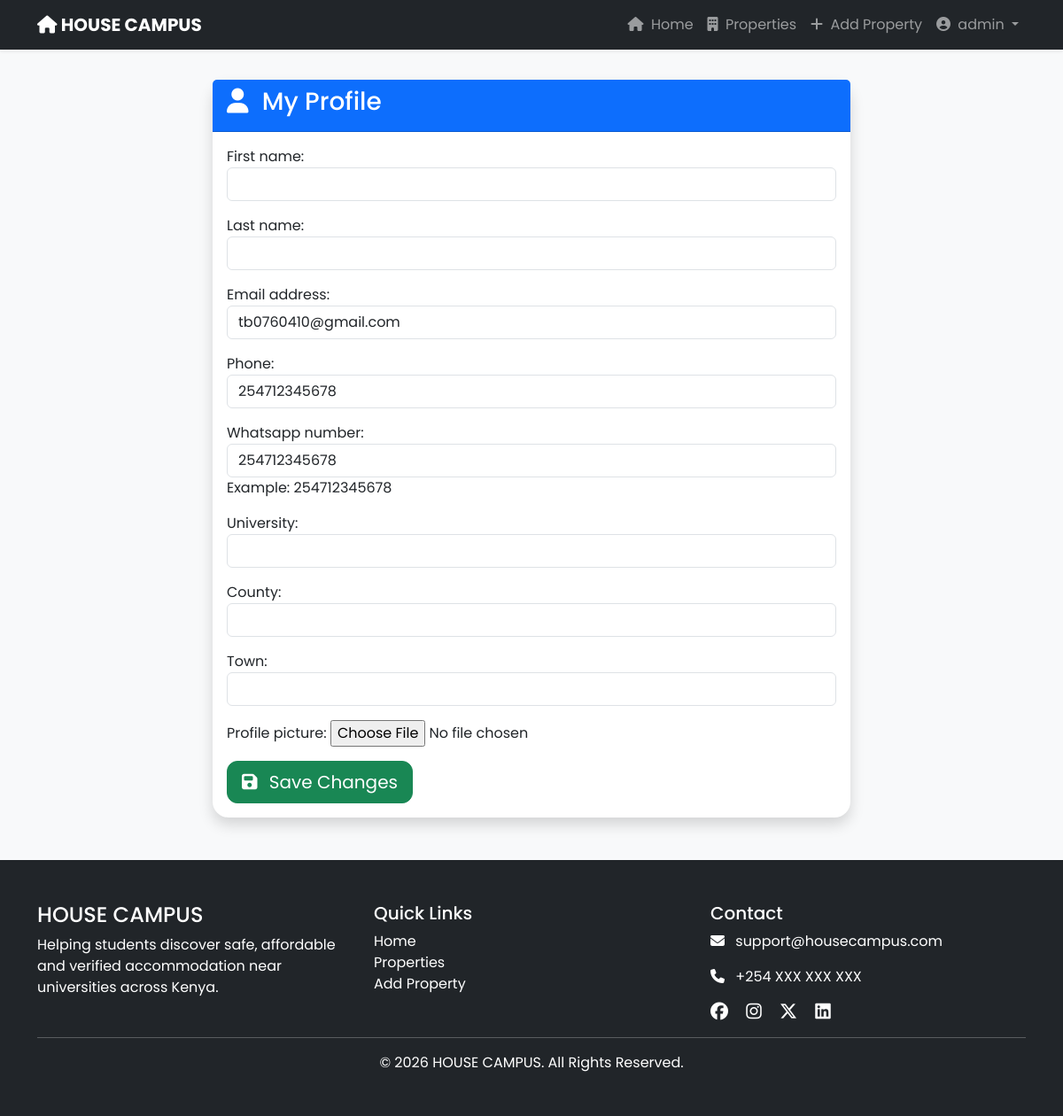
The page /accounts/profile/ (signed in) on the database its author committed.
### accounts/models.py (models this page shows, shortened)
class User(AbstractUser):
    STUDENT = "student"
    LANDLORD = "landlord"
    ADMIN = "admin"
    ROLE_CHOICES = [
        (STUDENT, "Student"),
        (LANDLORD, "Landlord"),
        (ADMIN, "Admin"),
    ]
    role = models.CharField(
        max_length=20,
        choices=ROLE_CHOICES,
        default=STUDENT
    )
    phone = models.CharField(
        max_length=20,
        blank=True
    )
    whatsapp_number = models.CharField(
        max_length=20,
        blank=True,
        null=True,
        help_text="Example: 254712345678"
    )
    university = models.CharField(
        max_length=150,
        blank=True
    )
    county = models.CharField(
        max_length=100,
        blank=True
    )
    town = models.CharField(
        max_length=100,
        blank=True
    )
    profile_picture = models.ImageField(
        upload_to="profiles/",
        blank=True,
        null=True
    )
    verified = models.BooleanField(default=False)

### accounts/views.py (the view)
@login_required
def profile(request):
    if request.method == "POST":
        form = ProfileForm(
            request.POST,
            request.FILES,
            instance=request.user
        )
        if form.is_valid():
            form.save()
            messages.success(request, "Profile updated successfully.")
            return redirect("profile")
    else:
        form = ProfileForm(instance=request.user)
    return render(
        request,
        "accounts/profile.html",
        {
            "form": form,
        },
    )

### accounts/forms.py
class ProfileForm(forms.ModelForm):
    class Meta:
        model = User
        fields = (
            "first_name",
            "last_name",
            "email",
            "phone",
            "whatsapp_number",
            "university",
            "county",
            "town",
            "profile_picture",
        )
        widgets = {
            "first_name": forms.TextInput(attrs={"class": "form-control"}),
            "last_name": forms.TextInput(attrs={"class": "form-control"}),
            "email": forms.EmailInput(attrs={"class": "form-control"}),
            "phone": forms.TextInput(attrs={"class": "form-control"}),
            "whatsapp_number": forms.TextInput(
                attrs={
                    "class": "form-control",
                    "placeholder": "254712345678",
                }
            ),
            "university": forms.TextInput(attrs={"class": "form-control"}),
            "county": forms.TextInput(attrs={"class": "form-control"}),
            "town": forms.TextInput(attrs={"class": "form-control"}),
        }

### accounts/templates/accounts/profile.html (shortened to what this page needs)
{% extends "base.html" %}
{% block content %}
<div class="container mt-5">
    <div class="row justify-content-center">
        <div class="col-lg-8">
            <div class="card shadow">
                <div class="card-header bg-primary text-white">
                    <h3>
                        <i class="fa-solid fa-user me-2"></i>
                        My Profile
                    </h3>
                </div>
                <div class="card-body">
                    <form method="POST" enctype="multipart/form-data">
                        {{ form.as_p }}
                        <button type="submit" class="btn btn-success btn-lg">
                            <i class="fa-solid fa-floppy-disk me-2"></i>
                            Save Changes
                        </button>
                    </form>
                </div>
            </div>
        </div>
    </div>
</div>
{% endblock %}

### templates/base.html (shortened to what this page needs)
{% load static %}
<!DOCTYPE html>
<html lang="en">
<head>
    <link href="https://cdn.jsdelivr.net/npm/bootstrap@5.3.7/dist/css/bootstrap.min.css"
      rel="stylesheet">
    <link rel="stylesheet"
      href="https://cdnjs.cloudflare.com/ajax/libs/font-awesome/6.7.2/css/all.min.css">
    <link rel="stylesheet" href="{% static 'css/style.css' %}">
</head>
<body>
    <nav class="navbar navbar-expand-lg navbar-dark bg-dark shadow-sm fixed-top">
        <div class="container">
            <a class="navbar-brand fw-bold" href="/">
                <i class="fa-solid fa-house"></i>
                HOUSE CAMPUS
            </a>
            <div class="collapse navbar-collapse" id="navbarNav">
                <ul class="navbar-nav ms-auto align-items-center">
                    <li class="nav-item">
                        <a class="nav-link" href="/">
                            <i class="fa-solid fa-house me-1"></i>
                            Home
                        </a>
                    </li>
                    <li class="nav-item">
                        <a class="nav-link" href="{% url 'property_list' %}">
                            <i class="fa-solid fa-building me-1"></i>
                            Properties
                        </a>
                    </li>
                    {% if user.is_authenticated %}
                    <li class="nav-item">
                        <a class="nav-link" href="{% url 'add_property' %}">
                            <i class="fa-solid fa-plus me-1"></i>
                            Add Property
                        </a>
                    </li>
                    <li class="nav-item dropdown">
                        <a class="nav-link dropdown-toggle" href="#" role="button"
                          data-bs-toggle="dropdown">
                            <i class="fa-solid fa-user-circle me-1"></i>
                            {{ user.username }}
                        </a>
                    </li>
                    {% endif %}
                </ul>
            </div>
        </div>
    </nav>
    <main style="margin-top:90px; min-height:80vh;">
        <div class="container">
            {% block content %}
            {% endblock %}
        </div>
    </main>
    <footer class="bg-dark text-white py-5 mt-5">
        <div class="container">
            <div class="row">
                <div class="col-md-4">
                    <h4>HOUSE CAMPUS</h4>
                    <p>
                        Helping students discover safe,
                        affordable and verified accommodation
                        near universities across Kenya.
                    </p>
                </div>
                <div class="col-md-4">
                    <h5>Quick Links</h5>
                    <ul class="list-unstyled">
                        <li>
                            <a class="text-white text-decoration-none" href="/">
                                Home
                            </a>
                        </li>
                        <li>
                            <a class="text-white text-decoration-none"
                              href="{% url 'property_list' %}">
                                Properties
                            </a>
                        </li>
                        <li>
                            <a class="text-white text-decoration-none"
                              href="{% url 'add_property' %}">
                                Add Property
                            </a>
                        </li>
                    </ul>
                </div>
                <div class="col-md-4">
                    <h5>Contact</h5>
                    <p>
                        <i class="fa-solid fa-envelope me-2"></i>
                        support@housecampus.com
                    </p>
                    <p>
                        <i class="fa-solid fa-phone me-2"></i>
                        +254 XXX XXX XXX
                    </p>
                    <div>
                        <i class="fab fa-facebook fa-lg me-3"></i>
                        <i class="fab fa-instagram fa-lg me-3"></i>
                        <i class="fab fa-x-twitter fa-lg me-3"></i>
                        <i class="fab fa-linkedin fa-lg"></i>
                    </div>
                </div>
            </div>
            <hr>
            <div class="text-center">
                © 2026 HOUSE CAMPUS. All Rights Reserved.
            </div>
        </div>
    </footer>
</body>
</html>

### static/css/style.css (style rules this page uses)
body { font-family: 'Poppins', sans-serif; background: #f8f9fa; }
.navbar { transition: 0.3s; }
.navbar-brand { font-weight: 700; }
.card { border: none; border-radius: 18px; transition: .3s; }
.btn { border-radius: 12px; }
footer { margin-top: 80px; }

### rows shown on the page
User: username "admin", email "tb0760410@gmail.com", phone "254712345678", whatsapp_number "254712345678"
